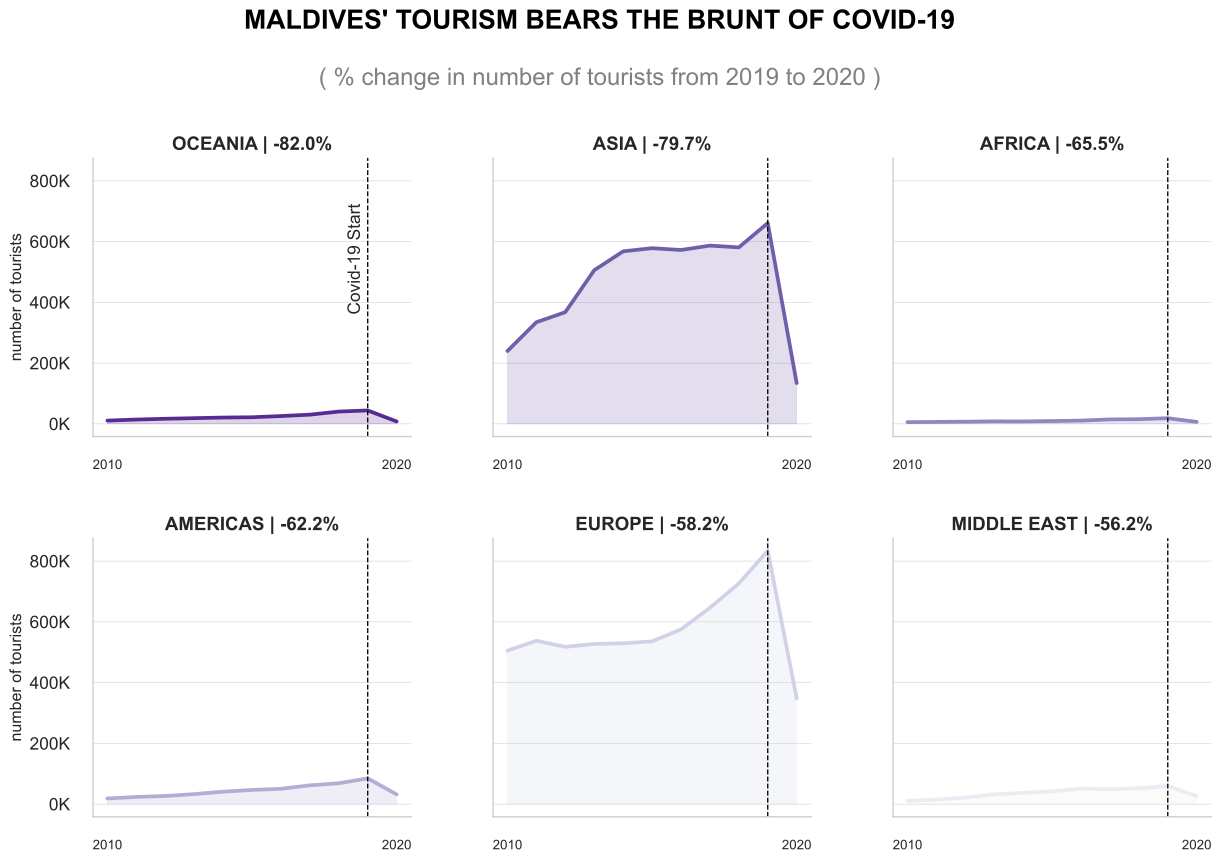

Recreate this plot in Python.
#!/usr/bin/env python
# coding: utf-8

# # DATA PREP

# ----

# In[1]:


# Preppin Data 2021 W12
import pandas as pd
import numpy as np
import re


# In[81]:


#Input Data
df=pd.read_csv("Input/Tourism Input.csv")
df.head()


# In[3]:


# Pivot all of the month fields into a single column. The columns to stay intact are mentioned in id_vars
df=pd.melt(df,id_vars=df.iloc[:,0:4],var_name='month')
df.head()


# In[4]:


#Rename Columns
df.rename(columns={'Series-Measure':'measure','Hierarchy-Breakdown':'breakdown','Unit-Detail':'unit'},inplace=True)
df.head()


# In[5]:


#Test Example: Remove extraneous characters from numbers
pd.Series(["78%",'na','12.2%']).map(lambda x: re.sub("na|%","",x))


# In[6]:


#Removing na and % from numbers
df['value']=df['value'].map(lambda x: re.sub("%|na","",x))


# In[7]:


#Filter out the blanks
df=df[df['value']!=""]


# In[8]:


df.info()


# In[9]:


#ensure that each field has the correct data type
df['unit']=df['unit'].astype('category')
df['month']=pd.to_datetime(df['month'],format='%b-%y')
df['value']=df['value'].astype('float')
df.info()


# In[10]:


df.head()


# In[11]:


'''
Our goal now is to remove all totals and subtotals from our dataset so that only the lowest 
level of granularity remains. Currently we have Total > Continents > Countries, but we don't 
have data for all countries in a continent, so it's not as simple as just filtering out the 
totals and subtotals. Plus in our Continents level of detail, we also have The Middle East and 
UN passport holders as categories. If you feel confident in your prep skills, this (plus the output) 
should be enough information to go on, but otherwise read on for a breakdown of the steps we need to take:
'''

#Filter our dataset so our Values are referring to Number of Tourists
df=df[df['unit']=='Tourists']
df.head()


# In[12]:


#Filter out Total tourist arrivals
df=df[~df.measure.str.contains('Total')]


# In[13]:


df.shape


# In[14]:


df['measure'].value_counts()


# In[15]:


df[['breakdown','measure']].value_counts()


# In[16]:


'''
Strategy: We have data at 2 level of granularities mixed up.
1. country level: we have data by continent(breakdown) X country(measure)
2. continent level: we have continents in the (measure) columns

We make separate df for both of these using "breakdown" column.
Now in country level: we don't have data for all countries in a continent
Eg: In country data: it's like Europe->Germany 100 tourists, Europe->France 200 tourists
    But in continent data we have Europe->1000 visitors
    So we have 700 tourists for which we have country as "Unknown"
    
Strategy step 2: 
Aggregate country data to continent level and join it with actual continent data to find out
the number of tourists for which we have do not have country information(700 in our example)
          
After doing this, join this back to country data.
'''


# In[17]:


#Split our workflow into 2 streams: Continents and Countries
df_continent=df[df['breakdown']=='Real Sector / Tourism / Tourist arrivals']
df_country=df[df['breakdown']!='Real Sector / Tourism / Tourist arrivals']


# In[18]:


df_country.head()


# In[19]:


df_continent.head()


# In[20]:


#Split out the Continent and Country names from the relevant fields
continents = ['Europe','Asia','Africa','Americas','Oceania','Middle East','UN passport holders and others']
countries =['Germany','Italy','Russia','United Kingdom','China','India','France','Australia','United States']

continents_list = '|'.join(continents)
countries_list = '|'.join(countries)


# In[21]:


#Test Example: How search function in regex works to find out string from a list of values separated by pipes.
#We can use start() and end() function to get values of tuple positions
re.search("Akshit|Neel|Hi|Bye|Asia", "Tourist arrivals from Asia")


# In[22]:


def find_string_in_list(string_search:str, list_in_pipes:str):
    position=re.search(list_in_pipes,string_search) #This finds string in the list which has pipes and returns a tuple of position
    if position:
        return string_search[position.start():position.end()]
    else:
        return "NA"


# In[23]:


df_continent['continent']=df_continent.measure.apply(lambda x:find_string_in_list(string_search=x,list_in_pipes=continents_list))
df_continent


# In[24]:


df_country['continent']=df_country.breakdown.apply(lambda x:find_string_in_list(string_search=x,list_in_pipes=continents_list))
df_country['country']=df_country.measure.apply(lambda x:find_string_in_list(string_search=x,list_in_pipes=countries_list))
df_country


# In[25]:


df_continent.drop(['measure','breakdown','unit'],axis=1,inplace=True)
df_country.drop(['measure','breakdown','unit'],axis=1,inplace=True)


# In[26]:


#Aggregate our Country stream to the Continent level 
df_country_agg=df_country.groupby(['month','continent'],as_index=False)['value'].agg("sum")
df_country_agg


# In[27]:


df_country_agg.rename(columns={"value":"country_agg_value"},inplace=True)


# In[28]:


#Join the two streams together and work out how many tourists arrivals there are that we don't know the country of
data_join=pd.merge(df_continent,df_country_agg,how="left",on=['month','continent'])


# In[29]:


data_join.fillna({'country_agg_value':0,'value':0},inplace=True)
data_join


# In[30]:


data_join['difference']=data_join['value']-data_join['country_agg_value']
data_join


# In[31]:


#Add in a Country field with the value "Unknown"
data_join['country']='Unknown'
data_join


# In[32]:


data_join=data_join[['id','month','difference','continent','country']].rename(columns={'difference':'value'})
data_join


# In[33]:


df_country


# In[34]:


#Union this back to here we had our Country breakdow
result_df=pd.concat([df_country,data_join])
result_df


# In[35]:


#Data cleansing: remove leading and trailing spaces
result_df[['continent','country']]=result_df[['continent','country']].apply(lambda x:x.str.strip(), axis=1)


# In[36]:


result_df=result_df[['month','continent','country','value']].rename(columns={'continent':'breakdown','value':'number of tourists'})
result_df.head()


# In[82]:


#Output Data
result_df.to_csv("Output/AM_Tourism_Output.csv",index=False)


# In[38]:


#Method 2: Didn't go with this but this is how we can take values from one column and put it in another based on a condition
#in Pandas

'''
df['continent updated']=df.apply(lambda x: x.country if x.continent == " Tourist arrivals" else x.continent, axis=1)
df['country']=df.apply(lambda x: "Unknown" if x.continent==" Tourist arrivals" else x.country, axis=1)
df.head()
'''


# # DATA VIZ

# ----

# In[39]:


import matplotlib.pyplot as plt
import matplotlib.ticker as tick
import seaborn as sns
import matplotlib.style as style
get_ipython().run_line_magic('matplotlib', 'inline')
plt.rcParams['figure.figsize']=8,4
import warnings
warnings.filterwarnings('ignore')


# In[40]:


df_viz=result_df.copy()


# In[41]:


#Converting month to mmm-yy (use strftime to convert datetime to string)
df_viz['month']=df_viz['month'].dt.strftime('%b-%y')
df_viz


# In[42]:


#Making year column
df_viz['year']="20"+df_viz['month'].apply(lambda x: x.split("-")[1])
df_viz


# In[43]:


df_viz.info()


# In[44]:


df_viz.breakdown.unique()


# In[45]:


#Checking where the volumne of tourists come from
df_viz.groupby(['breakdown'])['number of tourists'].agg("sum").plot.barh(x="breakdown",y="number of tourists")


# In[46]:


#How number of tourists have changed through years : Line chart
df_viz.groupby(['year'])['number of tourists'].agg("sum").plot.line(x="breakdown",y="number of tourists")


# In[47]:


#Distribution of number of tourists by years: Violin Plot: Tells us the mean, ditribution as well as density
fig,ax=plt.subplots()
fig.set_size_inches(15,7)
sns.violinplot(data=df_viz,
            x="year",y="number of tourists")


# In[48]:


df_viz


# In[49]:


# Attempt to make a stream graph
x=range(2010,2021)
asia_plot=df_viz[df_viz['breakdown']=='Asia'].groupby('year',as_index=False)['number of tourists'].agg('sum').iloc[:,1]
europe_plot=df_viz[df_viz['breakdown']=='Europe'].groupby('year',as_index=False)['number of tourists'].agg('sum').iloc[:,1]
plt.stackplot(x,asia_plot,europe_plot,
             labels=['Asia','Europe'],baseline="sym")


# In[50]:


#Stream Graph Attempt 2
from scipy.interpolate import make_interp_spline
tnew = np.linspace(2010, 2020, num=100, endpoint=True)
f = make_interp_spline(x, asia_plot, k=2)
y1Smooth = f(tnew)

f = make_interp_spline(x, europe_plot, k=2)
y2Smooth = f(tnew)

plt.stackplot(tnew, y1Smooth, y2Smooth, labels=['Asia','Europe'], baseline='sym')


# In[51]:


#Pivoting the dataframe, tranforming continents to columns for data viz ease (Not used though)
df_viz_pvt=df_viz.pivot_table(index="year",columns='breakdown',values='number of tourists',aggfunc='sum')
df_viz_pvt


# In[52]:


#Heat Map: Distribution by year and continent
sns.heatmap(df_viz_pvt, cmap='viridis')


# #### AGGREGATED DATA BY CONTINENT & YEAR

# In[53]:


#Aggregate data by continent and year for data viz and YOY calculations for each continent
df_viz_contyear=df_viz.groupby(['breakdown','year'],as_index=False)['number of tourists'].agg('sum')
df_viz_contyear


# In[54]:


#Making a custom dict to sort the data by the below order
#WHY? Because Facet Grid takes the order of dataframe to plot graphs and we need the order from maximum YOY% to minimum YOY%
#This order has been taken from YOY% dataframe
custom_dict = {'Oceania':0,
 'Asia':1,
 'UN passport holder and others':2,
 'Africa':3,
 'Americas':4,
 'Europe':5,
 'Middle East':6}


# In[55]:


#Custom Sorting
df_viz_contyear.sort_values(by=['breakdown','year'], key=lambda x: x.map(custom_dict),inplace=True)
df_viz_contyear


# In[56]:


#Removing UN Passport Countries as that won't be the focus for Viz
df_viz_contyear=df_viz_contyear[~df_viz_contyear['breakdown'].str.contains('UN passport')]


# #### YOY % CHANGE

# In[57]:


df_viz_yoy = df_viz_contyear.copy()


# In[58]:


df_viz_yoy['YOY'] = df_viz_yoy['number of tourists'].shift(1)
df_viz_yoy.head()


# In[59]:


df_viz_yoy['YOY%'] = ( (df_viz_yoy['number of tourists'] - df_viz_yoy['YOY'])/df_viz_yoy['YOY'] )*100
df_viz_yoy.head()


# In[60]:


df_viz_yoy['YOY%']=df_viz_yoy['YOY%'].round(2)
df_viz_yoy.head()


# In[61]:


df_viz_yoy.year=df_viz_yoy.year.astype(str)


# In[62]:


df_viz_yoy=df_viz_yoy[df_viz_yoy['year']=="2020"]
df_viz_yoy.head()


# In[63]:


df_viz_yoy.reset_index(drop=True,inplace=True)
df_viz_yoy.head()


# In[64]:


df_viz_yoy.sort_values(by=['YOY%'],inplace=True)
df_viz_yoy.head()


# In[65]:


YOYP_list=df_viz_yoy['YOY%'].tolist()
YOYP_list


# In[66]:


continent_list=df_viz_yoy['breakdown'].str.upper().tolist()
continent_list


# In[67]:


#List of Styles available in matplotlib
style.available


# In[68]:


#List of Font Families available
import matplotlib
[f.name for f in matplotlib.font_manager.fontManager.afmlist]


# In[69]:


#Global Settings: Applies to every chart
plt.rcParams["font.family"] = "Times New Roman"


# In[70]:


#reset properties of seaborn
sns.set()


# In[80]:


#Convert year to string as it will be plotted as X-axis
df_viz_contyear['year']=df_viz_contyear['year'].astype(str)

style.use('seaborn-poster') #sets the size of the charts
style.use('ggplot') #Enhances the charts

#Choose style and don't show grid lines
sns.set_style("whitegrid",{'axes.grid' : False})

#Make facetgrids: Auto multiple charts by categories

'''
Parameters of FacetGrid: 
#Color coding: Add "_r" at end of palettes to reverse the color coding
col_wrap: How many charts in one row
size: Size of each chart: Size will change the height, while maintaining the aspect ratio (so it will also also get wider if only size is changed.)
sharex=False: Don't keep the x axis same for all charts
aspect: How much proportion width should be w.r.t to height
Eg: if height is 80 and aspect is 1.2 then width of chart will be 80*1.2
Official Ex: Aspect ratio of each facet, so that aspect * height gives the width of each facet in inches.
'''

g=sns.FacetGrid(df_viz_contyear,col="breakdown",hue='breakdown',palette='Purples_r',
                col_wrap=3,size=4,aspect=1.1,sharex=False)

#Line Chart
g.map(plt.plot,"year","number of tourists")

#Area Chart
g.map(plt.fill_between,"year","number of tourists",alpha=0.2)

#Spacing/Padding between charts
g.fig.tight_layout(h_pad=3,w_pad=5)


#Setting x tick labels: At position 0 and 10 show 2010 and 2020
g.set(xticks=[0,10], xticklabels=[2010, 2020])
g.set_xticklabels(size = 10)

#Function to format y axis tick labels: Takes as input value,position
#Note: We don't really do anything with position

def y_fmt(x,y):
    return '{:,.0f}'.format(x/1000) + 'K'

k=0

#Loop to go through each chart
for ax in g.axes:
    #Make Reference line
    ax.axvline(9,ls="--",color='black',linewidth=1)
    
    #Don't show any labels: As we're only showing 2010 and 2020 and it has been set before
    ax.set(xlabel=None)
    
    #We disbaled grids at the start, so only enabling Y grid as we don't need X grid(vertical grids)
    ax.yaxis.grid(True,linewidth=0.4)
    
    #Set custom colors: Not using
    #ax.set_color(colors[k])
    
    #Font size of yticks labels
    ax.set_yticklabels(ax.get_yticks(),fontsize=13)
    
    #Format y tick labels: make them in Ks
    ax.yaxis.set_major_formatter(tick.FuncFormatter(y_fmt),)
    
    #Custom dynamic title of every chart
    ax.set_title(continent_list[k]+" | "+'{:,.1f}'.format(YOYP_list[k])+"%",size=14,weight="bold")
    
    #Show Tick marks
    #https://matplotlib.org/3.1.0/gallery/ticks_and_spines/major_minor_demo.html
    
    k=k+1
    
#Show 2019 just after reference line ONLY in first chart
#https://stackoverflow.com/questions/13413112/creating-labels-where-line-appears-in-matplotlib-figure
g.axes[0].text(8.3,0.45,'Covid-19 Start',rotation=90,transform=g.axes[0].get_xaxis_transform(),size=13)

#Main Title: Top right most position is 1,1. Changing Y adds padding of titles with charts
g.fig.suptitle("MALDIVES' TOURISM BEARS THE BRUNT OF COVID-19",size=20,y=1.15,weight='bold',color="black",)

#Sub Title Hack: Position of sub title has been done by custom x and y
plt.figtext(0.5, 1.06, '( % change in number of tourists from 2019 to 2020 )', ha='center', va='center',
          size=18,color="gray")

#Saving plot as svg file
# bbox_inches='tight': Without this, the titles won't come in the saved file. dpi is for high resolution
plt.savefig('W12.svg',format='svg', dpi=1200,bbox_inches='tight' )

#plt.show() should come after plt.savefig()
#Explanation: plt.show() clears the whole thing, so anything afterwards will happen on a new empty figure

plt.show()


# In[72]:


#Attempt to make a reference line
plt.plot((2010,2010),(2010,2020),c="gray",ls="--") #(x1,x2) (y1,y2)


# In[73]:


#Exploring content of g.axes(multiple charts in the facetgrid)
g.axes


# In[74]:


#Area Chart: Number of tourists in Asia by Year
plt.fill_between(x,asia_plot)


# In[75]:


#Swarm Plot: Number of tourists by country & year
sns.swarmplot(data=df_viz,y='number of tourists',x='year',hue='breakdown')

